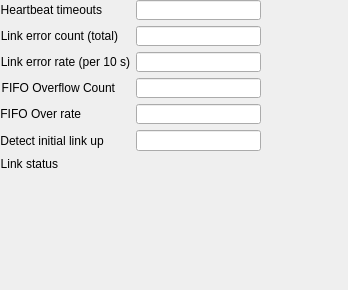
<?xml version="1.0" encoding="UTF-8"?>
<ui version="4.0">
 <class>Form</class>
 <widget class="QWidget" name="Form">
  <property name="geometry">
   <rect>
    <x>0</x>
    <y>0</y>
    <width>348</width>
    <height>290</height>
   </rect>
  </property>
  <property name="windowTitle">
   <string>Form</string>
  </property>
  <widget class="QWidget" name="formLayoutWidget">
   <property name="geometry">
    <rect>
     <x>0</x>
     <y>0</y>
     <width>261</width>
     <height>171</height>
    </rect>
   </property>
   <layout class="QFormLayout" name="formLayout">
    <property name="fieldGrowthPolicy">
     <enum>QFormLayout::AllNonFixedFieldsGrow</enum>
    </property>
    <item row="0" column="0">
     <widget class="QLabel" name="label_16">
      <property name="text">
       <string>Heartbeat timeouts</string>
      </property>
      <property name="alignment">
       <set>Qt::AlignRight|Qt::AlignTrailing|Qt::AlignVCenter</set>
      </property>
     </widget>
    </item>
    <item row="0" column="1">
     <widget class="caLineEdit" name="calineedit_6">
      <property name="toolTip">
       <string>Number of times the hardware heartbeat timer has expired. This indicates that the EVG is not sending event code 122.</string>
      </property>
      <property name="channel" stdset="0">
       <string notr="true">$(EVR):Cnt-LinkTimo-I</string>
      </property>
     </widget>
    </item>
    <item row="1" column="0">
     <widget class="QLabel" name="label_18">
      <property name="text">
       <string>Link error count (total)</string>
      </property>
      <property name="alignment">
       <set>Qt::AlignRight|Qt::AlignTrailing|Qt::AlignVCenter</set>
      </property>
     </widget>
    </item>
    <item row="1" column="1">
     <widget class="caLineEdit" name="calineedit_7">
      <property name="channel" stdset="0">
       <string notr="true">$(EVR):Cnt-RxErr-I</string>
      </property>
     </widget>
    </item>
    <item row="3" column="0">
     <widget class="QLabel" name="label_19">
      <property name="text">
       <string>FIFO Overflow Count</string>
      </property>
      <property name="alignment">
       <set>Qt::AlignRight|Qt::AlignTrailing|Qt::AlignVCenter</set>
      </property>
     </widget>
    </item>
    <item row="3" column="1">
     <widget class="caLineEdit" name="calineedit_8">
      <property name="toolTip">
       <string>The number of hardware event buffer overflows.</string>
      </property>
      <property name="channel" stdset="0">
       <string notr="true">$(EVR):Cnt-HwOflw-I</string>
      </property>
     </widget>
    </item>
    <item row="4" column="0">
     <widget class="QLabel" name="label_20">
      <property name="text">
       <string>FIFO Over rate</string>
      </property>
      <property name="alignment">
       <set>Qt::AlignRight|Qt::AlignTrailing|Qt::AlignVCenter</set>
      </property>
     </widget>
    </item>
    <item row="4" column="1">
     <widget class="caLineEdit" name="calineedit_9">
      <property name="toolTip">
       <string>Overflows in all of the per-event software buffers. This indicates that the period between successive events is shorter then the runtime of the code that it causes.</string>
      </property>
      <property name="channel" stdset="0">
       <string notr="true">$(EVR):Cnt-SwOflw-I</string>
      </property>
     </widget>
    </item>
    <item row="5" column="0">
     <widget class="QLabel" name="label_21">
      <property name="text">
       <string>Detect initial link up </string>
      </property>
      <property name="alignment">
       <set>Qt::AlignRight|Qt::AlignTrailing|Qt::AlignVCenter</set>
      </property>
      <property name="wordWrap">
       <bool>true</bool>
      </property>
     </widget>
    </item>
    <item row="5" column="1">
     <widget class="caLineEdit" name="calineedit_10">
      <property name="channel" stdset="0">
       <string notr="true">$(EVR):Link-Init-FO_</string>
      </property>
     </widget>
    </item>
    <item row="6" column="0">
     <widget class="QLabel" name="label_17">
      <property name="text">
       <string>Link status</string>
      </property>
      <property name="alignment">
       <set>Qt::AlignRight|Qt::AlignTrailing|Qt::AlignVCenter</set>
      </property>
     </widget>
    </item>
    <item row="2" column="0">
     <widget class="QLabel" name="label_22">
      <property name="text">
       <string>Link error rate (per 10 s)</string>
      </property>
      <property name="alignment">
       <set>Qt::AlignRight|Qt::AlignTrailing|Qt::AlignVCenter</set>
      </property>
     </widget>
    </item>
    <item row="2" column="1">
     <widget class="caLineEdit" name="calineedit_11">
      <property name="channel" stdset="0">
       <string notr="true">$(EVR):Cnt-RxErr-Rate_</string>
      </property>
     </widget>
    </item>
   </layout>
  </widget>
  <widget class="caLed" name="caled">
   <property name="geometry">
    <rect>
     <x>160</x>
     <y>140</y>
     <width>20</width>
     <height>20</height>
    </rect>
   </property>
   <property name="rectangular">
    <bool>false</bool>
   </property>
   <property name="channel" stdset="0">
    <string notr="true">$(EVR):Link-Sts</string>
   </property>
   <property name="falseColor">
    <color>
     <red>255</red>
     <green>0</green>
     <blue>0</blue>
    </color>
   </property>
   <property name="trueColor">
    <color>
     <red>0</red>
     <green>205</green>
     <blue>0</blue>
    </color>
   </property>
   <property name="undefinedColor">
    <color>
     <red>255</red>
     <green>255</green>
     <blue>255</blue>
    </color>
   </property>
  </widget>
 </widget>
 <customwidgets>
  <customwidget>
   <class>caLed</class>
   <extends>QWidget</extends>
   <header>caLed</header>
  </customwidget>
  <customwidget>
   <class>caLineEdit</class>
   <extends>QLineEdit</extends>
   <header>caLineEdit</header>
  </customwidget>
 </customwidgets>
 <resources/>
 <connections/>
</ui>
